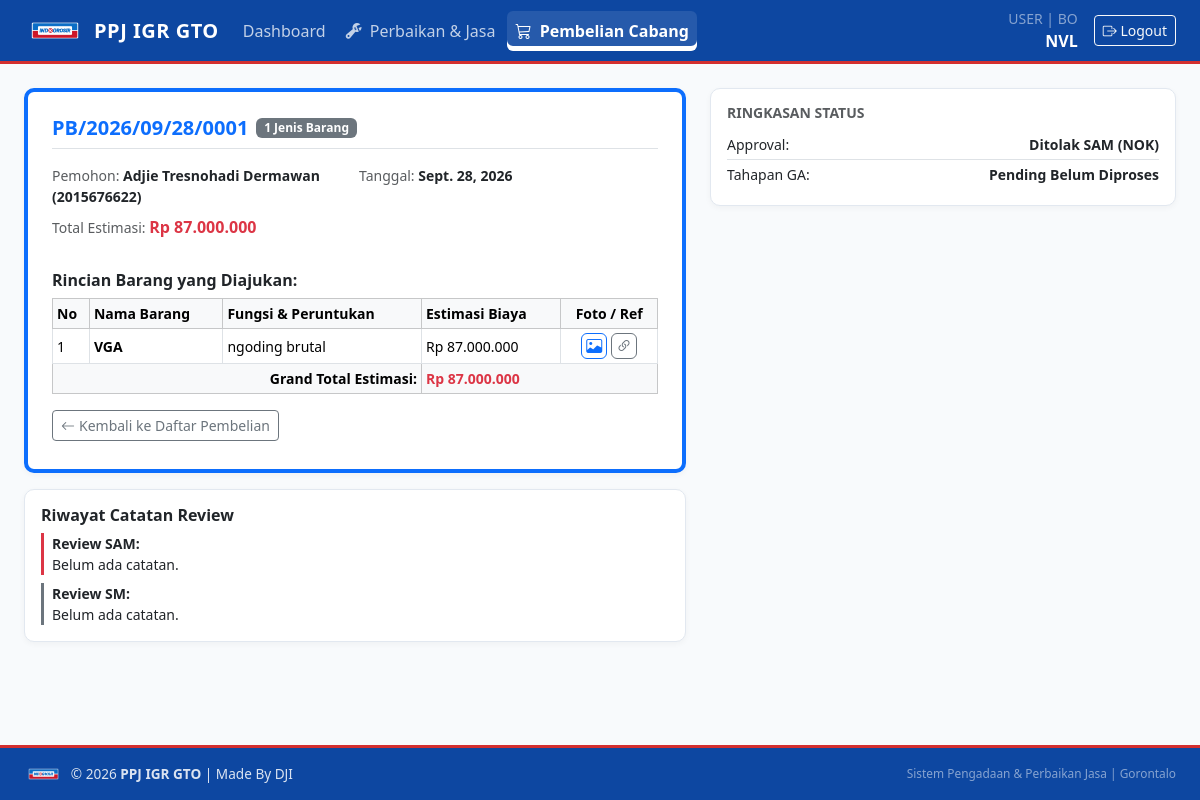
Screenshot of /pembelian/PB/2026/09/28/0001/ (signed in) with the database file from the repository.
### core/models.py (models this page shows, shortened)
class UserProfile(models.Model):
    ROLE_CHOICES = [
        ('USER', 'User Divisi'),
        ('GA', 'General Affair (GA)'),
        ('SAM', 'SAM'),
        ('SM', 'Store Manager (SM)'),
        ('TEKNISI', 'Teknisi'),
    ]
    DIVISI_CHOICES = [
        ('SM', 'SM'),
        ('BO', 'BO'),
        ('MS', 'MS'),
        ('FOOD', 'FOOD'),
        ('NON FOOD', 'NON FOOD'),
        ('PERISH', 'PERISH'),
        ('LOG 1', 'LOG 1'),
        ('LOG 2', 'LOG 2'),
        ('GA', 'GA'),
        ('TEKNISI', 'TEKNISI'),
    ]
    user = models.OneToOneField(User, on_delete=models.CASCADE, related_name='profile')
    nik = models.CharField(max_length=30, blank=True)
    nomor_hp = models.CharField(max_length=20, blank=True, null=True, verbose_name="Nomor HP/WhatsApp")
    role = models.CharField(max_length=20, choices=ROLE_CHOICES, default='USER')
    divisi = models.CharField(max_length=20, choices=DIVISI_CHOICES, default='BO')

class PembelianCabang(models.Model):
    STATUS_APPROVAL_CHOICES = [
        ('WAITING_SAM', 'Menunggu Approval SAM'),
        ('WAITING_SM', 'Menunggu Approval SM'),
        ('APPROVED_TO_GA', 'Disetujui (Diteruskan ke GA)'),
        ('REJECTED_SAM', 'Ditolak SAM (NOK)'),
        ('REJECTED_SM', 'Ditolak SM (NOK)'),
    ]
    TAHAPAN_GA_CHOICES = [
        ('PENDING', 'Pending Belum Diproses'),
        ('SEARCH', 'Dicari Toko / Vendor'),
        ('BOUGHT', 'Dibeli'),
        ('SHIPPED', 'Dikirim'),
        ('ARRIVED', 'Tiba'),
        ('HANDOVER', 'Handover (Selesai/Diserahkan)'),
    ]
    no_dokumen = models.CharField(max_length=50, unique=True, blank=True, null=True)
    user = models.ForeignKey(User, on_delete=models.CASCADE, related_name='pembelian_requests')
    nik = models.CharField(max_length=50)
    nama = models.CharField(max_length=150)
    tanggal = models.DateField(auto_now_add=True)
    keterangan_sam = models.TextField(blank=True, null=True)
    is_approved_sam = models.BooleanField(null=True, blank=True)
    keterangan_sm = models.TextField(blank=True, null=True)
    is_approved_sm = models.BooleanField(null=True, blank=True)
    status_approval = models.CharField(
        max_length=30, choices=STATUS_APPROVAL_CHOICES, default='WAITING_SAM'
    )
    tahapan_ga = models.CharField(
        max_length=20, choices=TAHAPAN_GA_CHOICES, default='PENDING'
    )
    nomor_invoice = models.CharField(max_length=100, blank=True, null=True)
    upload_invoice = models.FileField(upload_to='pembelian/invoice/', blank=True, null=True)
    created_at = models.DateTimeField(auto_now_add=True)
    updated_at = models.DateTimeField(auto_now=True)
    @property
    def total_estimasi(self):
        return sum(item.estimasi_harga for item in self.items.all() if item.estimasi_harga)

class ItemPembelianCabang(models.Model):
    pembelian = models.ForeignKey(PembelianCabang, on_delete=models.CASCADE, related_name='items')
    nama_barang = models.CharField(max_length=255)
    deskripsi_fungsi_peruntukan = models.TextField()
    estimasi_harga = models.DecimalField(max_digits=12, decimal_places=2, default=0)
    referensi = models.CharField(max_length=255, blank=True, help_text="Link atau info toko")
    upload_foto = models.ImageField(upload_to='pembelian/referensi/', blank=True, null=True)
    @property
    def referensi_url(self):
        ref = self.referensi.strip() if self.referensi else ""
        if not ref:
            return ""
        if ref.startswith(('http://', 'https://')):
            return ref
        return f"https://{ref}"

### core/views.py (the view, shortened to what this page needs)
# urls.py: path('pembelian/<path:no_dokumen>/', views.pembelian_detail, name='pembelian_detail'),
@login_required
def pembelian_detail(request, no_dokumen):
    if no_dokumen.isdigit():
        pc = get_object_or_404(PembelianCabang, id=no_dokumen)
    else:
        pc = get_object_or_404(PembelianCabang, no_dokumen=no_dokumen)
    profile, _ = UserProfile.objects.get_or_create(user=request.user)
    doc_key = pc.no_dokumen or str(pc.id)
    can_sam_review = (profile.role == 'SAM' or request.user.is_superuser) and pc.status_approval == 'WAITING_SAM'
    can_sm_review = (profile.role == 'SM' or request.user.is_superuser) and pc.status_approval == 'WAITING_SM'
    can_ga_track = (profile.role == 'GA' or request.user.is_superuser) and pc.status_approval == 'APPROVED_TO_GA'
    sam_form = PembelianSAMReviewForm(instance=pc)
    sm_form = PembelianSMReviewForm(instance=pc)
    ga_form = PembelianGATrackingForm(instance=pc)
    return render(request, 'core/pembelian_detail.html', {
        'pc': pc,
        'profile': profile,
        'can_sam_review': can_sam_review,
        'can_sm_review': can_sm_review,
        'can_ga_track': can_ga_track,
        'sam_form': sam_form,
        'sm_form': sm_form,
        'ga_form': ga_form,
    })

### core/templatetags/accounting_tags.py (called while the page is built)
@register.filter(name='rupiah')
def rupiah(value):
    if value is None or value == '':
        return "Rp 0"
    try:
        val = float(value)
        formatted = f"{val:,.0f}"
        formatted_id = formatted.replace(',', '.')
        return f"Rp {formatted_id}"
    except (ValueError, TypeError):
        return f"Rp {value}"

### core/templates/core/pembelian_detail.html (shortened to what this page needs)
{% extends 'core/base.html' %}
{% load accounting_tags %}
{% block content %}
<div class="row g-4">
    <div class="col-12 col-lg-7">
        <div class="card card-custom p-4 mb-3 border-top border-4 border-primary">
            <div class="d-flex justify-content-between align-items-center border-bottom pb-2 mb-3">
                <div class="d-flex align-items-center gap-2">
                    <h5 class="fw-bold text-primary mb-0">{{ pc.no_dokumen|default:pc.id }}</h5>
                    <span class="badge bg-secondary">{{ pc.items.count }} Jenis Barang</span>
                </div>
            </div>
            <div class="row g-2 mb-3 small">
                <div class="col-6"><span class="text-muted">Pemohon:</span> <strong>{{ pc.nama }} ({{ pc.nik }})</strong></div>
                <div class="col-6"><span class="text-muted">Tanggal:</span> <strong>{{ pc.tanggal }}</strong></div>
                <div class="col-12"><span class="text-muted">Total Estimasi:</span> <strong class="text-danger fs-6">{{ pc.total_estimasi|rupiah }}</strong></div>
            </div>
            <h6 class="fw-bold text-dark mt-3 mb-2">Rincian Barang yang Diajukan:</h6>
            <div class="table-responsive">
                <table class="table table-bordered table-sm align-middle">
                    <thead class="table-light small">
                        <tr>
                            <th>No</th>
                            <th>Nama Barang</th>
                            <th>Fungsi & Peruntukan</th>
                            <th>Estimasi Biaya</th>
                            <th class="text-center">Foto / Ref</th>
                        </tr>
                    </thead>
                    <tbody class="small">
                        {% for item in pc.items.all %}
                        <tr>
                            <td>{{ forloop.counter }}</td>
                            <td class="fw-semibold">{{ item.nama_barang }}</td>
                            <td>{{ item.deskripsi_fungsi_peruntukan }}</td>
                            <td>{{ item.estimasi_harga|rupiah }}</td>
                            <td class="text-center">
                                {% if item.upload_foto %}
                                <button type="button"
                                        class="btn btn-xs btn-outline-primary py-0 px-1 btn-preview-img"
                                        data-bs-toggle="modal"
                                        data-bs-target="#imagePreviewModal"
                                        data-img-src="{{ item.upload_foto.url }}"
                                        data-img-title="{{ item.nama_barang }}">
                                    <i class="bi bi-image"></i>
                                </button>
                                {% endif %}
                                {% if item.referensi %}
                                    <a href="{{ item.referensi_url }}" target="_blank" rel="noopener noreferrer" class="btn btn-xs btn-outline-secondary py-0 px-1" title="Buka Link Toko / Referensi">
                                        <i class="bi bi-link-45deg"></i>
                                    </a>
                                {% endif %}
                            </td>
                        </tr>
                        {% endfor %}
                    </tbody>
                    <tfoot>
                        <tr class="table-light fw-bold small">
                            <td colspan="3" class="text-end">Grand Total Estimasi:</td>
                            <td colspan="2" class="text-danger">{{ pc.total_estimasi|rupiah }}</td>
                        </tr>
                    </tfoot>
                </table>
                <a href="{% url 'core:pembelian_list' %}" class="btn btn-sm btn-outline-secondary d-inline-flex align-items-center mb-1">
                    <i class="bi bi-arrow-left me-1"></i> Kembali ke Daftar Pembelian
                </a>
            </div>
        </div>
        <div class="card card-custom p-3">
            <h6 class="fw-bold mb-2">Riwayat Catatan Review</h6>
            <div class="small border-start border-3 ps-2 mb-2 {% if pc.is_approved_sam %}border-success{% elif pc.is_approved_sam is False %}border-danger{% else %}border-secondary{% endif %}">
                <strong>Review SAM:</strong>
                <div>{{ pc.keterangan_sam|default:"Belum ada catatan." }}</div>
            </div>
            <div class="small border-start border-3 ps-2 {% if pc.is_approved_sm %}border-success{% elif pc.is_approved_sm is False %}border-danger{% else %}border-secondary{% endif %}">
                <strong>Review SM:</strong>
                <div>{{ pc.keterangan_sm|default:"Belum ada catatan." }}</div>
            </div>
        </div>
    </div>
    <div class="col-12 col-lg-5">
        <div class="card card-custom p-3">
            <h6 class="fw-bold small text-muted text-uppercase mb-2">Ringkasan Status</h6>
            <div class="d-flex justify-content-between py-1 border-bottom small">
                <span>Approval:</span>
                <strong>{{ pc.get_status_approval_display }}</strong>
            </div>
            <div class="d-flex justify-content-between py-1 small">
                <span>Tahapan GA:</span>
                <strong>{{ pc.get_tahapan_ga_display }}</strong>
            </div>
        </div>
    </div>
</div>
{% endblock %}

### core/templates/core/base.html (shortened to what this page needs)
{% load static %}
<!DOCTYPE html>
<html lang="id">
<head>
    <link href="https://cdn.jsdelivr.net/npm/bootstrap@5.3.3/dist/css/bootstrap.min.css" rel="stylesheet">
    <link rel="stylesheet" href="https://cdn.jsdelivr.net/npm/bootstrap-icons@1.11.3/font/bootstrap-icons.min.css">
</head>
<body>
    <nav class="navbar navbar-expand-lg navbar-dark navbar-custom sticky-top">
        <div class="container-fluid px-3 px-lg-4">
            <a class="navbar-brand d-flex align-items-center" href="{% url 'core:dashboard' %}">
                <img src="{% static 'img/logo.png' %}" alt="Logo" class="me-2" style="height: 32px; width: auto; object-fit: contain;">
                <span>PPJ IGR GTO</span>
            </a>
            {% if request.user.is_authenticated %}
            <div class="collapse navbar-collapse" id="navMenu">
                <ul class="navbar-nav me-auto mb-2 mb-lg-0 gap-lg-1">
                    <li class="nav-item">
                        <a class="nav-link {% if request.resolver_match.url_name == 'dashboard' %}active{% endif %}"
                           href="{% url 'core:dashboard' %}">
                             Dashboard
                        </a>
                    </li>
                    <li class="nav-item">
                        <a class="nav-link {% if 'perbaikan' in request.resolver_match.url_name %}active{% endif %}"
                           href="{% url 'core:perbaikan_list' %}">
                            <i class="bi bi-wrench-adjustable me-1"></i> Perbaikan & Jasa
                        </a>
                    </li>
                    <li class="nav-item">
                        <a class="nav-link {% if 'pembelian' in request.resolver_match.url_name %}active{% endif %}"
                           href="{% url 'core:pembelian_list' %}">
                            <i class="bi bi-cart3 me-1"></i> Pembelian Cabang
                        </a>
                    </li>
                </ul>
                <div class="d-flex align-items-center text-white mt-2 mt-lg-0">
                    <div class="me-3 text-end d-none d-lg-block">
                        <small class="d-block text-white-50">{{ request.user.profile.role }} | {{ request.user.profile.divisi }}</small>
                        <span class="fw-semibold">{{ request.user.username }}</span>
                    </div>
                    <a href="{% url 'core:logout' %}" class="btn btn-sm btn-outline-light"><i class="bi bi-box-arrow-right"></i> Logout</a>
                </div>
            </div>
            {% endif %}
        </div>
    </nav>
    <div class="toast-container position-fixed top-0 end-0 p-3" style="z-index: 1090;">
    </div>
    <main class="main-wrapper">
        <div class="container-fluid px-3 px-lg-4 py-3 py-lg-4">
            {% block content %}{% endblock %}
        </div>
    </main>
    <footer class="footer-custom py-3 mt-auto">
        <div class="container-fluid px-3 px-lg-4">
            <div class="d-flex flex-column flex-md-row justify-content-between align-items-center gap-2">
                <div class="d-flex align-items-center">
                    <img src="{% static 'img/logo.png' %}" alt="Logo" class="me-2" style="height: 20px; width: auto; object-fit: contain;">
                    <span>&copy; {% now "Y" %} <strong>PPJ IGR GTO</strong> | Made By DJI</span>
                </div>
                <div class="small text-white-50">
                    Sistem Pengadaan & Perbaikan Jasa | Gorontalo
                </div>
            </div>
        </div>
    </footer>
</body>
</html>

### core/templates/core/base.html (style rules this page uses)
:root { --app-blue-primary: #0d47a1; --app-blue-hover: #1565c0; --app-red-accent: #d32f2f; --app-green-accent: #2e7d32; --app-white: #ffffff; --app-bg: #f8fafc; }
html, body { height: 100%; }
body { display: flex; flex-direction: column; min-height: 100vh; background-color: var(--app-bg); font-family: system-ui, -apple-system, sans-serif; color: #1e293b; }
.main-wrapper { flex: 1 0 auto; }
.navbar-custom { background-color: var(--app-blue-primary); border-bottom: 3px solid var(--app-red-accent); }
.navbar-brand { font-weight: 700; letter-spacing: 0.5px; }
.navbar-custom .nav-link { color: rgba(255, 255, 255, 0.75); font-weight: 500; padding: 0.5rem 0.85rem; border-radius: 6px; transition: all 0.2s ease; position: relative; }
.navbar-custom .nav-link.active { color: #ffffff !important; background-color: rgba(255, 255, 255, 0.1); font-weight: 600; box-shadow: inset 0 -5px 0 var(--app-white); }
.card-custom { background-color: var(--app-white); border-radius: 10px; border: 1px solid #e2e8f0; box-shadow: 0 2px 6px rgba(0,0,0,0.04); }
.footer-custom { flex-shrink: 0; background-color: var(--app-blue-primary); border-top: 3px solid var(--app-red-accent); color: rgba(255, 255, 255, 0.85); font-size: 0.85rem; }

### rows the page displays
PembelianCabang: no_dokumen "PB/2026/09/28/0001", items.count "1", nama "Adjie Tresnohadi Dermawan", nik "2015676622", tanggal "Sept. 28, 2026", total_estimasi|rupiah "Rp 87.000.000", keterangan_sam "Belum ada catatan.", keterangan_sm "Belum ada catatan.", status_approval "Ditolak SAM (NOK)", tahapan_ga "Pending Belum Diproses"
ItemPembelianCabang: nama_barang "VGA", deskripsi_fungsi_peruntukan "ngoding brutal", estimasi_harga|rupiah "Rp 87.000.000"

### other values shown
{{ request.user.profile.role }} "USER"
{{ request.user.profile.divisi }} "BO"
{{ request.user.username }} "NVL"
